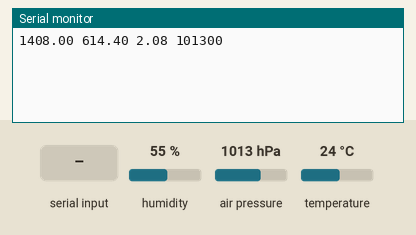
This program was run on a simulated Arduino Uno, built with avr-gcc and run on an emulated ATmega328P. Shown: the last lines printed to the serial monitor. Wiring (inferred from the names in the program): DHT11 sensor: data pin 2. The inputs (shaded band) are chosen by the test bench; at power-on: humidity 55 %, air pressure 1013 hPa, temperature 24 °C.

Above: at 1.2 s.
1.3 s: "1\n" received over Serial
At 3.7 s:
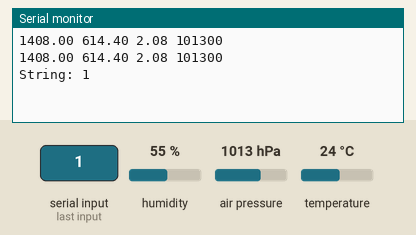
4.0 s: humidity set to 22 %
At 5.3 s:
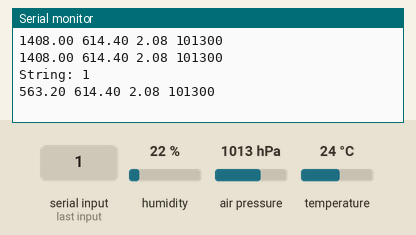
5.5 s: air pressure set to 952 hPa
7.0 s: temperature set to 12 °C
At 8.2 s:
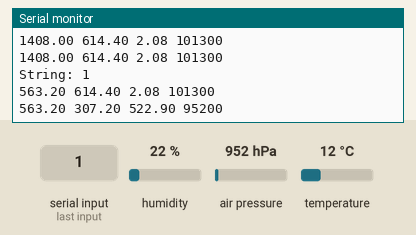
8.5 s: "0\n" received over Serial
At 9.8 s:
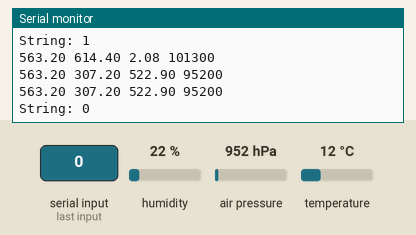
10.0 s: air pressure set to 975 hPa
At 12.3 s:
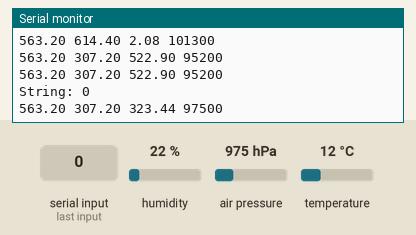
Timing chart, 0 to 12.5 s (numbered marks = the images above; inputs shaded):
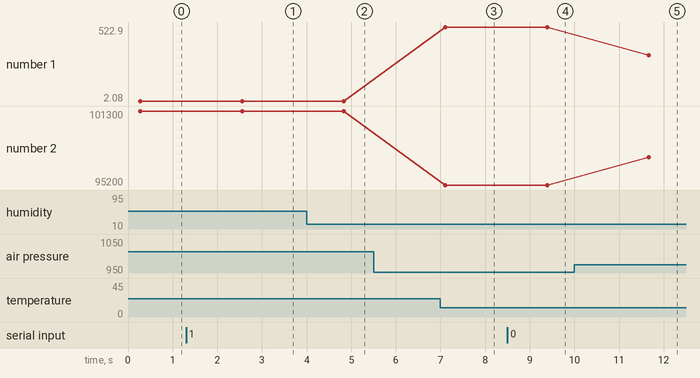

Measured:
- after the input at 1.3 s, the serial monitor: prints a new line after 1.3 s (image 1)
- after the input at 4.0 s, the serial monitor: prints a new line after 0.83 s (image 2)
- after the input at 7.0 s, the serial monitor: prints a new line after 0.11 s (image 3)
- after the input at 8.5 s, the serial monitor: prints a new line after 0.92 s (image 4)
- after the input at 10.0 s, the serial monitor: prints a new line after 1.7 s (image 5)
- plotted number 1: 522.9 → 323.44 after the input at 10.0 s
- plotted number 2: 95200 → 97500 after the input at 10.0 s

The program:

main.cpp
```cpp
const int SERIAL_BUFFER_SIZE = 50;
char serialBuffer[SERIAL_BUFFER_SIZE];

#include <Arduino.h>
#include <Wire.h>
#include <Adafruit_BMP085.h>
#include <DHT.h>
#include <SoftwareSerial.h>
#include <HardwareSerial.h>

#define DHTPIN 2     // what pin we're connected to
#define DHTTYPE DHT22   // DHT 22  (AM2302)


DHT dht(DHTPIN, DHTTYPE);
Adafruit_BMP085 bmp;

bool readSerial(Stream&);

void setup() {
  Serial.begin(9600);
  if (!bmp.begin()) {
  Serial.println("Could not find a valid BMP085 sensor, check wiring!");
  while (1) {}
   }
  dht.begin();
}

void loop() {


   float h = dht.readHumidity();
    // Read temperature as Celsius
    float t = dht.readTemperature();
  // Read temperature as Fahrenheit
  float f = dht.readTemperature(true);

  // Check if any reads failed and exit early (to try again).
  if (isnan(h) || isnan(t) || isnan(f)) {
    Serial.println("Failed to read from DHT sensor!");
    return;
   }


//    Serial.print("Humidity: ");
//    // Serial.print(" ");
//    Serial.print(h);
//    Serial.println(" %\t ");
//
//    Serial.print("Temperature DHT: ");
//    Serial.print(t);
//    Serial.println(" *C ");
//
//
//    Serial.print("Temperature BMP180 = ");
//    Serial.print(bmp.readTemperature());
//    Serial.println(" *C");
//
//    Serial.print("Pressure = ");
//    Serial.print(bmp.readPressure());
//    Serial.println(" Pa");
//
//    // Calculate altitude assuming 'standard' barometric
//    // pressure of 1013.25 millibar = 101325 Pascal
//    Serial.print("Altitude = ");
//    Serial.print(bmp.readAltitude());
//    Serial.println(" meters");
//
//    Serial.print("Pressure at sealevel (calculated) = ");
//    Serial.print(bmp.readSealevelPressure());
//    Serial.println(" Pa");
//
//  // you can get a more precise measurement of altitude
//  // if you know the current sea level pressure which will
//  // vary with weather and such. If it is 1015 millibars
//  // that is equal to 101500 Pascals.
//    Serial.print("Real altitude = ");
//    Serial.print(bmp.readAltitude(101200));
//    Serial.println(" meters");

    Serial.print(h);
    Serial.print(" ");
    Serial.print(t);
    Serial.print(" ");
    Serial.print(bmp.readAltitude());
    Serial.print(" ");
    Serial.print(bmp.readPressure());
    Serial.println();

 if (readSerial(Serial) )      //liefert true wenn das LF eingelesen wurde
  {
    Serial.print("String: ");
    Serial.println(serialBuffer);

//    int var1 = atoi(strtok(serialBuffer, ","));
//    int var2 = atoi(strtok(NULL, ","));
//    int var3 = atoi(strtok(NULL, ","));
//
//    Serial.println(var1);
//    Serial.println(var2);
//    Serial.println(var3);
//    Serial.println();
  }
   delay(2000);
}
bool readSerial(Stream& stream)
{
  static byte index;

    while (stream.available())
    {
      char c = stream.read();

      if (c == '\n' && index > 0)       //wenn LF eingelesen und String länger als 0 ist
      {
        serialBuffer[index] = '\0';     //String terminieren
        index = 0;
        return true;                    //melden dass String fertig eingelesen wurde
      }
      else if (c >= 32 && index < SERIAL_BUFFER_SIZE - 1)   //solange noch Platz im Puffer ist
      {
        serialBuffer[index++] = c;    //Zeichen abspeichern und Index inkrementieren
      }
    }
    return false;        //noch nicht fertig
}
```

DHT.cpp
```cpp
// (licence header left out)
#include "DHT.h"

DHT::DHT(uint8_t pin, uint8_t type, uint8_t count) {
  _pin = pin;
  _type = type;
  _count = count;
  firstreading = true;
}

void DHT::begin(void) {
  // set up the pins!
  pinMode(_pin, INPUT);
  digitalWrite(_pin, HIGH);
  _lastreadtime = 0;
}

//boolean S == Scale.  True == Farenheit; False == Celcius
float DHT::readTemperature(bool S) {
  float f;

  if (read()) {
    switch (_type) {
    case DHT11:
      f = data[2];
      if(S)
      	f = convertCtoF(f);

      return f;
    case DHT22:
    case DHT21:
      f = data[2] & 0x7F;
      f *= 256;
      f += data[3];
      f /= 10;
      if (data[2] & 0x80)
	f *= -1;
      if(S)
	f = convertCtoF(f);

      return f;
    }
  }
  return NAN;
}

float DHT::convertCtoF(float c) {
	return c * 9 / 5 + 32;
}

float DHT::convertFtoC(float f) {
  return (f - 32) * 5 / 9;
}

float DHT::readHumidity(void) {
  float f;
  if (read()) {
    switch (_type) {
    case DHT11:
      f = data[0];
      return f;
    case DHT22:
    case DHT21:
      f = data[0];
      f *= 256;
      f += data[1];
      f /= 10;
      return f;
    }
  }
  return NAN;
}

float DHT::computeHeatIndex(float tempFahrenheit, float percentHumidity) {
  // Adapted from equation at: https://github.com/adafruit/DHT-sensor-library/issues/9 and
  // Wikipedia: http://en.wikipedia.org/wiki/Heat_index
  return -42.379 +
           2.04901523 * tempFahrenheit +
          10.14333127 * percentHumidity +
          -0.22475541 * tempFahrenheit*percentHumidity +
          -0.00683783 * pow(tempFahrenheit, 2) +
          -0.05481717 * pow(percentHumidity, 2) +
           0.00122874 * pow(tempFahrenheit, 2) * percentHumidity +
           0.00085282 * tempFahrenheit*pow(percentHumidity, 2) +
          -0.00000199 * pow(tempFahrenheit, 2) * pow(percentHumidity, 2);
}


boolean DHT::read(void) {
  uint8_t laststate = HIGH;
  uint8_t counter = 0;
  uint8_t j = 0, i;
  unsigned long currenttime;

  // Check if sensor was read less than two seconds ago and return early
  // to use last reading.
  currenttime = millis();
  if (currenttime < _lastreadtime) {
    // ie there was a rollover
    _lastreadtime = 0;
  }
  if (!firstreading && ((currenttime - _lastreadtime) < 2000)) {
    return true; // return last correct measurement
    //delay(2000 - (currenttime - _lastreadtime));
  }
  firstreading = false;
  /*
    Serial.print("Currtime: "); Serial.print(currenttime);
    Serial.print(" Lasttime: "); Serial.print(_lastreadtime);
  */
  _lastreadtime = millis();

  data[0] = data[1] = data[2] = data[3] = data[4] = 0;

  // pull the pin high and wait 250 milliseconds
  digitalWrite(_pin, HIGH);
  delay(250);

  // now pull it low for ~20 milliseconds
  pinMode(_pin, OUTPUT);
  digitalWrite(_pin, LOW);
  delay(20);
  noInterrupts();
  digitalWrite(_pin, HIGH);
  delayMicroseconds(40);
  pinMode(_pin, INPUT);

  // read in timings
  for ( i=0; i< MAXTIMINGS; i++) {
    counter = 0;
    while (digitalRead(_pin) == laststate) {
      counter++;
      delayMicroseconds(1);
      if (counter == 255) {
        break;
      }
    }
    laststate = digitalRead(_pin);

    if (counter == 255) break;

    // ignore first 3 transitions
    if ((i >= 4) && (i%2 == 0)) {
      // shove each bit into the storage bytes
      data[j/8] <<= 1;
      if (counter > _count)
        data[j/8] |= 1;
      j++;
    }

  }

  interrupts();

  /*
  Serial.println(j, DEC);
  Serial.print(data[0], HEX); Serial.print(", ");
  Serial.print(data[1], HEX); Serial.print(", ");
  Serial.print(data[2], HEX); Serial.print(", ");
  Serial.print(data[3], HEX); Serial.print(", ");
  Serial.print(data[4], HEX); Serial.print(" =? ");
  Serial.println(data[0] + data[1] + data[2] + data[3], HEX);
  */

  // check we read 40 bits and that the checksum matches
  if ((j >= 40) &&
      (data[4] == ((data[0] + data[1] + data[2] + data[3]) & 0xFF)) ) {
    return true;
  }


  return false;

}
```

DHT.h
```cpp
#ifndef DHT_H
#define DHT_H
#if ARDUINO >= 100
 #include "Arduino.h"
#else
 #include "WProgram.h"
#endif

/* DHT library

MIT license
written by Adafruit Industries
*/

// how many timing transitions we need to keep track of. 2 * number bits + extra
#define MAXTIMINGS 85

#define DHT11 11
#define DHT22 22
#define DHT21 21
#define AM2301 21

class DHT {
 private:
  uint8_t data[6];
  uint8_t _pin, _type, _count;
  unsigned long _lastreadtime;
  boolean firstreading;

 public:
  DHT(uint8_t pin, uint8_t type, uint8_t count=6);
  void begin(void);
  float readTemperature(bool S=false);
  float convertCtoF(float);
  float convertFtoC(float);
  float computeHeatIndex(float tempFahrenheit, float percentHumidity);
  float readHumidity(void);
  boolean read(void);

};
#endif
```
